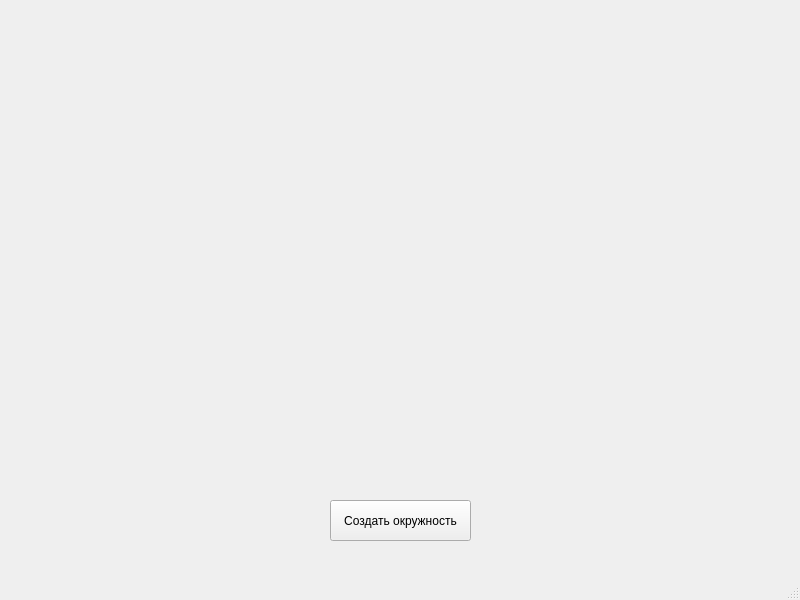
<?xml version="1.0" encoding="UTF-8"?>
<ui version="4.0">
 <class>MainWindow</class>
 <widget class="QMainWindow" name="MainWindow">
  <property name="geometry">
   <rect>
    <x>0</x>
    <y>0</y>
    <width>800</width>
    <height>600</height>
   </rect>
  </property>
  <property name="windowTitle">
   <string>Git и жёлтые окружности</string>
  </property>
  <widget class="QWidget" name="centralwidget">
   <widget class="QPushButton" name="make_circle">
    <property name="geometry">
     <rect>
      <x>330</x>
      <y>500</y>
      <width>141</width>
      <height>41</height>
     </rect>
    </property>
    <property name="text">
     <string>Создать окружность</string>
    </property>
   </widget>
  </widget>
  <widget class="QMenuBar" name="menubar">
   <property name="geometry">
    <rect>
     <x>0</x>
     <y>0</y>
     <width>800</width>
     <height>21</height>
    </rect>
   </property>
  </widget>
  <widget class="QStatusBar" name="statusbar"/>
 </widget>
 <resources/>
 <connections/>
</ui>
